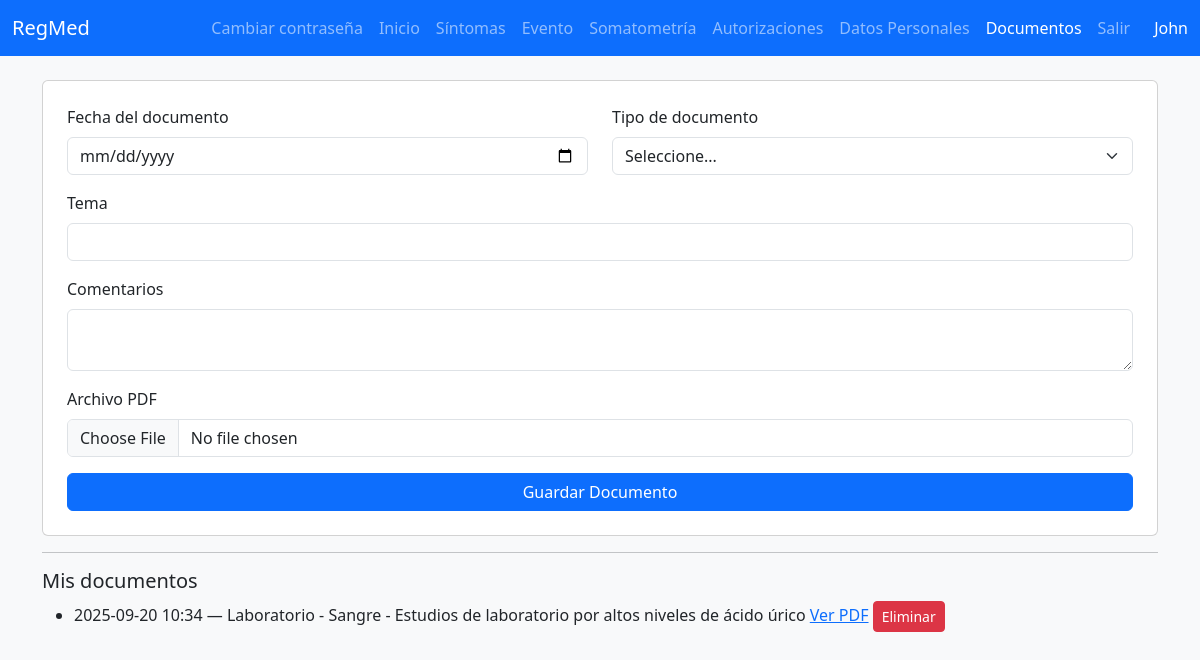
/documentos (signed in), run on the app's committed database.
### tables this page shows
CREATE TABLE users (id INTEGER PRIMARY KEY AUTOINCREMENT NOT NULL, username TEXT NOT NULL, hash TEXT NOT NULL, rol TEXT NOT NULL DEFAULT 'paciente');

CREATE TABLE documentos ( id INTEGER PRIMARY KEY AUTOINCREMENT, users_id INTEGER NOT NULL, fecha TEXT NOT NULL, tipo TEXT NOT NULL, tema TEXT NOT NULL, comentarios TEXT,  filename TEXT NOT NULL );

### app.py (the view, shortened to what this page needs)
@app.route("/documentos", methods=["GET", "POST"])
@login_required
def documentos():
    if session.get("rol") != "paciente":
        return apology("Acceso restringido", 403)
    conn = get_db_connection()
    documentos = conn.execute("SELECT * FROM documentos WHERE users_id = ?", (session["user_id"],)).fetchall()
    conn.close()
    return render_template("documentos.html", documentos=documentos)

### app.py (called while the page is built)
def get_db_connection():
    db_path = os.path.join(os.path.dirname(__file__), "pacientes.db")
    conn = sqlite3.connect(db_path)
    conn.row_factory = sqlite3.Row
    return conn

@app.context_processor
def inject_username():
    if "user_id" in session:
        conn = get_db_connection()
        user = conn.execute("SELECT username FROM users WHERE id = ?", (session["user_id"],)).fetchone()
        conn.close()
        if user:
            return {"username": user["username"]}
    return {}

@app.after_request
def after_request(response):
    response.headers["Cache-Control"] = "no-cache, no-store, must-revalidate"
    response.headers["Expires"] = 0
    response.headers["Pragma"] = "no-cache"
    return response

### helpers.py (called while the page is built)
def login_required(f):
    @wraps(f)
    def decorated_function(*args, **kwargs):
        if session.get("user_id") is None:
            return redirect("/login")
        return f(*args, **kwargs)
    return decorated_function

### static/templates/documentos.html (shortened to what this page needs)
{% extends "layout.html" %}
{% block content %}
<form action="/documentos" method="post" enctype="multipart/form-data" class="card p-4">
    <div class="row mb-3">
        <div class="col-md-6">
            <label for="fecha" class="form-label">Fecha del documento</label>
            <input type="date" class="form-control" name="fecha" required>
        </div>
        <div class="col-md-6">
            <label for="tipo" class="form-label">Tipo de documento</label>
            <select class="form-select" name="tipo" required>
                <option value="">Seleccione...</option>
            </select>
        </div>
    </div>
    <div class="mb-3">
        <label for="tema" class="form-label">Tema</label>
        <input type="text" class="form-control" name="tema" required>
    </div>
    <div class="mb-3">
        <label for="comentarios" class="form-label">Comentarios</label>
        <textarea class="form-control" name="comentarios"></textarea>
    </div>
    <div class="mb-3">
        <label for="archivo" class="form-label">Archivo PDF</label>
        <input type="file" class="form-control" name="archivo" accept=".pdf" required>
    </div>
    <button type="submit" class="btn btn-primary">Guardar Documento</button>
</form>
<hr>
<h5>Mis documentos</h5>
<ul>
    {% for doc in documentos %}
        <li>{{ doc['fecha'] }} — {{ doc['tipo'] }} - {{ doc['tema'] }}
            <a href="{{ url_for('static', filename='uploads/' ~ doc['filename']) }}" target="_blank">Ver PDF</a>
            <a href="/documentos?delete={{ doc['id'] }}" class="btn btn-danger btn-sm" onclick="return confirm('¿Eliminar este documento?')">Eliminar</a>
        </li>
    {% endfor %}
</ul>
{% endblock %}

### static/templates/layout.html (shortened to what this page needs)
<!DOCTYPE html>
<html lang="es">
<head>
  <link href="https://cdn.jsdelivr.net/npm/bootstrap@5.3.2/dist/css/bootstrap.min.css" rel="stylesheet">
</head>
<body class="bg-light">
<nav class="navbar navbar-expand-lg navbar-dark bg-primary fixed-top">
  <div class="container-fluid">
    <a class="navbar-brand" href="/">RegMed</a>
    <div class="collapse navbar-collapse" id="mainNav">
      <ul class="navbar-nav ms-auto mb-2 mb-lg-0">
        {% if session.get('user_id') %}
            <li class="nav-item">
              <a class="nav-link" href="{{ url_for('password') }}">Cambiar contraseña</a>
            </li>
            {% if session.get('rol') == 'enfermeria' %}
                <li class="nav-item">
                  <a class="nav-link {% if request.path.startswith('/seleccionar_paciente') %}active{% endif %}" href="/seleccionar_paciente">Seleccionar Paciente</a>
                </li>
               <li class="nav-item">
                  <a class="nav-link {% if request.path.startswith('/somatometria') %}active{% endif %}" href="/somatometria">Somatometría</a>
                </li>
                <li class="nav-item">
                  <a class="nav-link" href="{{ url_for('registro_enfermeria') }}">Plan de Cuidados</a>
                </li>
                <li class="nav-item">
                  <a class="nav-link {% if request.path.startswith('/prescripciones') %}active{% endif %}" href="/prescripciones">Registrar Prescripción</a>
                </li>
                <li class="nav-item">
                  <a class="nav-link" href="/logout">Salir</a>
                </li>
            {% else %}
              {% if session.get('rol') == 'paciente' %}
                <li class="nav-item">
                  <a class="nav-link {% if request.path == '/' %}active{% endif %}" href="/">Inicio</a>
                </li>
                <li class="nav-item">
                  <a class="nav-link {% if request.path.startswith('/sintomas') %}active{% endif %}" href="/sintomas">Síntomas</a>
                </li>
                <li class="nav-item">
                  <a class="nav-link {% if request.path.startswith('/evento') %}active{% endif %}" href="/evento">Evento</a>
                </li>
                <li class="nav-item">
                  <a class="nav-link {% if request.path.startswith('/somatometria') %}active{% endif %}" href="/somatometria">Somatometría</a>
                </li>
                <li class="nav-item">
                  <a class="nav-link {% if request.path.startswith('/autacceso') %}active{% endif %}" href="/autacceso">Autorizaciones</a>
                </li>
                <li class="nav-item">
                  <a class="nav-link {% if request.path.startswith('/datospersonales') %}active{% endif %}" href="/datospersonales">Datos Personales</a>
                </li>
                <li class="nav-item">
                  <a class="nav-link {% if request.path.startswith('/documentos') %}active{% endif %}" href="/documentos">
                    Documentos
                  </a>
                </li>
                <li class="nav-item">
                  <a class="nav-link" href="/logout">Salir</a>
                </li>
              {% endif %}
         {% endif %}
        {% endif %}
      </ul>
    </div>
    <div class="ms-3 d-none d-lg-block text-white">
      {{ username or "" }}
    </div>
  </div>
</nav>
<div class="container mt-4">
  {% block content %}{% endblock %}
</div>
</body>
</html>

### static/templates/layout.html (style rules this page uses)
body { padding-top: 56px; }

### data on the page
users: username "John"
documentos: fecha "2025-09-20 10:34", tipo "Laboratorio - Sangre", tema "Estudios de laboratorio por altos niveles de ácido úrico"
